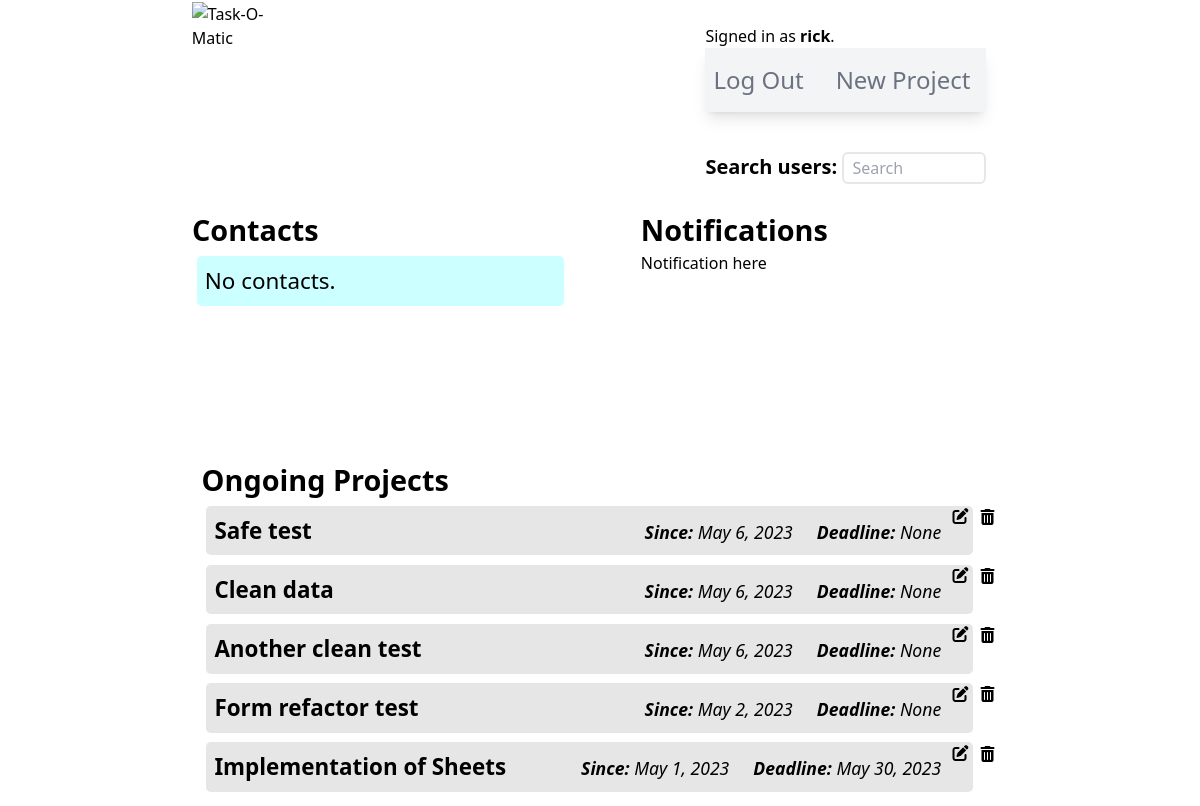
The app's page / (signed in), older data.
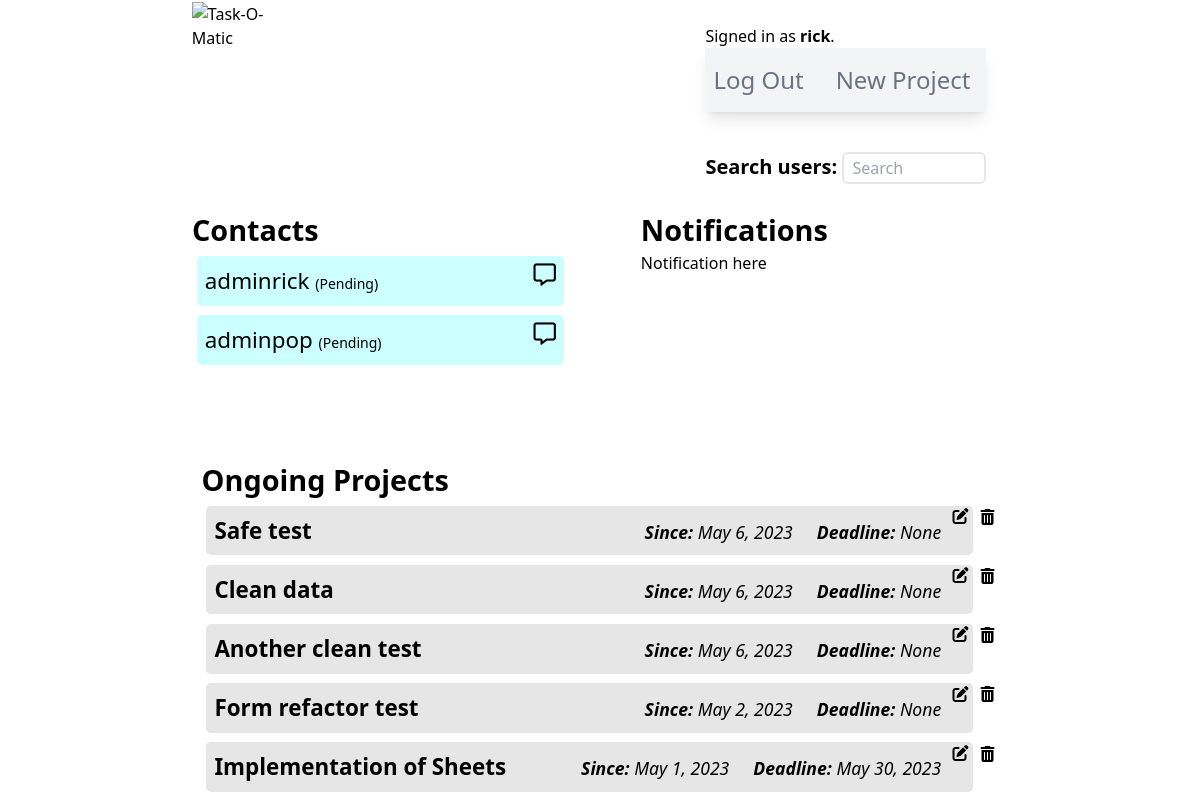
The same page, newer data.
### taskomatic/models.py (models this page shows, shortened)
class Project(models.Model):
    user = models.ForeignKey(User, on_delete=models.CASCADE)
    owner = models.CharField(max_length=80)
    projectName = models.CharField(max_length=160)
    projectDescription = models.CharField(max_length=350)
    hasDeadline = models.BooleanField(default=False)
    hasInventory = models.BooleanField(default=False)
    hasTasks = models.BooleanField(default=False)
    creationDate = models.DateField(null=True, blank=True)
    deadlineDate = models.DateField(null=True, blank=True)

class Relationship(models.Model):
    STATUS_CHOICES = [
        ('pending', 'Pending'),
        ('accepted', 'Accepted'),
        ('rejected', 'Rejected'),
    ]
    from_user = models.ForeignKey(User, on_delete=models.CASCADE, related_name='from_user')
    to_user = models.ForeignKey(User, on_delete=models.CASCADE, related_name='to_user')
    status = models.CharField(max_length=10, choices=STATUS_CHOICES, default='pending')
    created_at = models.DateTimeField(auto_now_add=True)
    class Meta:
        unique_together = ('from_user', 'to_user')

class User(AbstractUser):
    pass

### taskomatic/views.py (the view)
# urls.py: path("", views.index, name="index"),
def index(request):
    projects = Project.objects.all().order_by('-creationDate')
    if request.user.is_authenticated:
        currentUserId = request.user.id
        currentUser = User.objects.get(id=currentUserId)
        contacts = Relationship.objects.filter(Q(from_user=currentUser) | Q(to_user=currentUser), ~Q(status='rejected'))
        return render(request, "taskomatic/index.html", {
        "projects": projects,
        "contacts": contacts
        })
    return render(request, "taskomatic/index.html", {
        "projects": projects
    })

### taskomatic/templates/taskomatic/index.html (shortened to what this page needs)
{% extends "./layout.html" %}
{% load static %}
{% block body %}
{% if user.is_authenticated %}
    <div id="dashboardContainer">
        <section id="indexUpperSection">
            <div id="indexContacts">
                <h2>Contacts</h2>
                <div class="contactInstanceContainer">
                {% if contacts|length > 1 %}
                    {% for contact in contacts %}
                        {% if contact.status == "pending" %}
                    <div class="contactInstance">
                        <span>{{ contact.to_user }} <span class="text-sm">(Pending)</span></span>
                        <i class="fa-regular fa-message hover:text-sky-600 cursor-pointer"></i>
                    </div>
                        {% else %}
                    <div class="contactInstance">
                        <p>{{ contact.to_user }}</p>
                    </div>
                        {% endif %}
                    {% endfor %}
                {% else %}
                    <div class="contactInstance">
                        <p>No contacts.</p>
                    </div>
                {% endif %}
                </div>
            </div>
            <div id="indexAlerts">
                <h2>Notifications</h2>
                <p>Notification here</p>
            </div>
        </section>
        <section id="ongoingProjectsContainer">
            <h2>Ongoing Projects</h2>
            <ul>
            {% if projects %}
                {% for project in projects %}
                <div id="projectInstanceContainer">
                    <a id="projectInstanceAnchor" href="{% url 'projectPage' project.id %}">
                        <li id="projectInstance">
                            <span style="cursor: default"><b>{{ project.projectName }}</b></span>
                            <span class="flex justify-between">
                                <span><i class="dateCaption"><b>Since:</b> {{ project.creationDate }}</i></span>
                                <span><i class="dateCaption"><b>Deadline:</b> {{ project.deadlineDate }}</i></span>
                            </span>
                        </li>
                    </a>
                    <form method="POST" action="{% url 'editProject' %}" name="indexEditForm{{ project.id }}" id="indexEditForm{{ project.id }}">
                        <i id="indexEditIcon{{project.id}}" class="fa-solid fa-pen-to-square indexEditIcon"></i>
                    </form>
                    <i id="indexDeleteIcon{{project.id}}" class="fa-solid fa-trash-can relative top-2 right-1 cursor-pointer indexDeleteIcon"></i>
                </div>
                {% endfor %}
            {% else %}
                <li>No projects.</li>
            {% endif %}
            </ul>
        </section>
    </div>
{% endif %}
{% endblock body %}

Row changes from the older to the newer data that the page shows:
added Relationship: to_user "adminrick"
added Relationship: to_user "adminpop"
Text that changed along with them:
text no longer shown: "No contacts."
